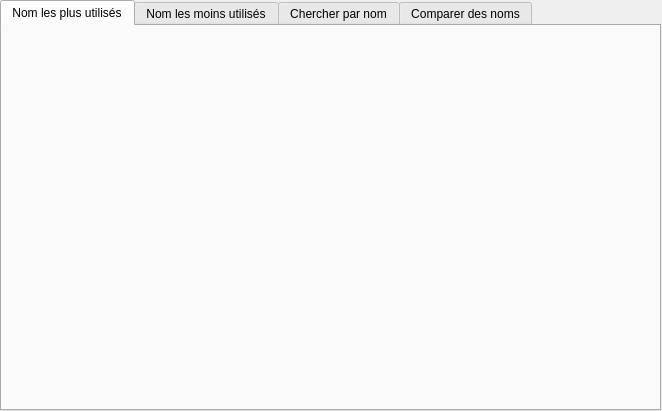
<?xml version="1.0" encoding="UTF-8"?>
<ui version="4.0">
 <class>MainWindow</class>
 <widget class="QMainWindow" name="MainWindow">
  <property name="enabled">
   <bool>true</bool>
  </property>
  <property name="geometry">
   <rect>
    <x>0</x>
    <y>0</y>
    <width>662</width>
    <height>411</height>
   </rect>
  </property>
  <property name="minimumSize">
   <size>
    <width>662</width>
    <height>411</height>
   </size>
  </property>
  <property name="maximumSize">
   <size>
    <width>662</width>
    <height>411</height>
   </size>
  </property>
  <property name="windowTitle">
   <string>Fenètre principale</string>
  </property>
  <property name="tabShape">
   <enum>QTabWidget::Rounded</enum>
  </property>
  <property name="unifiedTitleAndToolBarOnMac">
   <bool>false</bool>
  </property>
  <widget class="QWidget" name="centralwidget">
   <widget class="QTabWidget" name="tabWidget">
    <property name="geometry">
     <rect>
      <x>0</x>
      <y>0</y>
      <width>661</width>
      <height>411</height>
     </rect>
    </property>
    <property name="currentIndex">
     <number>0</number>
    </property>
    <widget class="QWidget" name="most_use_name">
     <attribute name="title">
      <string>Nom les plus utilisés</string>
     </attribute>
    </widget>
    <widget class="QWidget" name="less_use_name">
     <attribute name="title">
      <string>Nom les moins utilisés</string>
     </attribute>
    </widget>
    <widget class="QWidget" name="fiind_by_name">
     <attribute name="title">
      <string>Chercher par nom</string>
     </attribute>
     <widget class="QFrame" name="frame">
      <property name="geometry">
       <rect>
        <x>0</x>
        <y>0</y>
        <width>651</width>
        <height>51</height>
       </rect>
      </property>
      <property name="frameShape">
       <enum>QFrame::StyledPanel</enum>
      </property>
      <property name="frameShadow">
       <enum>QFrame::Raised</enum>
      </property>
      <widget class="QLineEdit" name="lineEdit">
       <property name="geometry">
        <rect>
         <x>10</x>
         <y>10</y>
         <width>451</width>
         <height>31</height>
        </rect>
       </property>
       <property name="font">
        <font>
         <pointsize>11</pointsize>
        </font>
       </property>
       <property name="inputMask">
        <string/>
       </property>
       <property name="text">
        <string/>
       </property>
       <property name="maxLength">
        <number>32767</number>
       </property>
       <property name="placeholderText">
        <string>Entrez le nom à tester</string>
       </property>
      </widget>
      <widget class="QPushButton" name="pushButton">
       <property name="geometry">
        <rect>
         <x>480</x>
         <y>10</y>
         <width>161</width>
         <height>31</height>
        </rect>
       </property>
       <property name="font">
        <font>
         <pointsize>12</pointsize>
         <weight>75</weight>
         <bold>true</bold>
        </font>
       </property>
       <property name="text">
        <string>Envoyer</string>
       </property>
      </widget>
     </widget>
    </widget>
    <widget class="QWidget" name="compare_by_name">
     <attribute name="title">
      <string>Comparer des noms</string>
     </attribute>
    </widget>
   </widget>
  </widget>
 </widget>
 <resources/>
 <connections/>
</ui>
